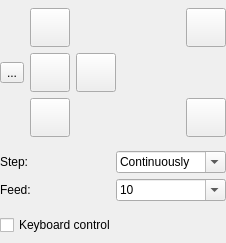
<?xml version="1.0" encoding="UTF-8"?>
<ui version="4.0">
 <class>widgetJog</class>
 <widget class="QWidget" name="widgetJog">
  <property name="geometry">
   <rect>
    <x>0</x>
    <y>0</y>
    <width>226</width>
    <height>243</height>
   </rect>
  </property>
  <property name="sizePolicy">
   <sizepolicy hsizetype="Minimum" vsizetype="Minimum">
    <horstretch>0</horstretch>
    <verstretch>0</verstretch>
   </sizepolicy>
  </property>
  <property name="windowTitle">
   <string>Form</string>
  </property>
  <layout class="QVBoxLayout" name="verticalLayout">
   <property name="sizeConstraint">
    <enum>QLayout::SetMinimumSize</enum>
   </property>
   <property name="leftMargin">
    <number>0</number>
   </property>
   <property name="topMargin">
    <number>0</number>
   </property>
   <property name="rightMargin">
    <number>0</number>
   </property>
   <property name="bottomMargin">
    <number>0</number>
   </property>
   <item>
    <layout class="QGridLayout" name="gridLayout_3">
     <item row="2" column="2">
      <widget class="StyledToolButton" name="cmdXPlus">
       <property name="sizePolicy">
        <sizepolicy hsizetype="Fixed" vsizetype="Fixed">
         <horstretch>0</horstretch>
         <verstretch>0</verstretch>
        </sizepolicy>
       </property>
       <property name="toolTip">
        <string>X+</string>
       </property>
       <property name="text">
        <string/>
       </property>
       <property name="icon">
        <iconset resource="../../images.qrc">
         <normaloff>:/images/1401562173_chevron-right.png</normaloff>:/images/1401562173_chevron-right.png</iconset>
       </property>
       <property name="iconSize">
        <size>
         <width>32</width>
         <height>32</height>
        </size>
       </property>
       <property name="adjustSize" stdset="0">
        <bool>true</bool>
       </property>
      </widget>
     </item>
     <item row="2" column="0">
      <widget class="StyledToolButton" name="cmdXMinus">
       <property name="sizePolicy">
        <sizepolicy hsizetype="Fixed" vsizetype="Fixed">
         <horstretch>0</horstretch>
         <verstretch>0</verstretch>
        </sizepolicy>
       </property>
       <property name="toolTip">
        <string>X-</string>
       </property>
       <property name="text">
        <string>...</string>
       </property>
       <property name="icon">
        <iconset resource="../../images.qrc">
         <normaloff>:/images/1401561986_chevron-left.png</normaloff>:/images/1401561986_chevron-left.png</iconset>
       </property>
       <property name="iconSize">
        <size>
         <width>32</width>
         <height>32</height>
        </size>
       </property>
       <property name="adjustSize" stdset="0">
        <bool>true</bool>
       </property>
      </widget>
     </item>
     <item row="3" column="1">
      <widget class="StyledToolButton" name="cmdYMinus">
       <property name="sizePolicy">
        <sizepolicy hsizetype="Fixed" vsizetype="Fixed">
         <horstretch>0</horstretch>
         <verstretch>0</verstretch>
        </sizepolicy>
       </property>
       <property name="toolTip">
        <string>Y-</string>
       </property>
       <property name="text">
        <string/>
       </property>
       <property name="icon">
        <iconset resource="../../images.qrc">
         <normaloff>:/images/1401562173_chevron-down.png</normaloff>:/images/1401562173_chevron-down.png</iconset>
       </property>
       <property name="iconSize">
        <size>
         <width>32</width>
         <height>32</height>
        </size>
       </property>
       <property name="adjustSize" stdset="0">
        <bool>true</bool>
       </property>
      </widget>
     </item>
     <item row="3" column="3">
      <layout class="QHBoxLayout" name="horizontalLayout_8">
       <item>
        <spacer name="horizontalSpacer_2">
         <property name="orientation">
          <enum>Qt::Horizontal</enum>
         </property>
         <property name="sizeHint" stdset="0">
          <size>
           <width>20</width>
           <height>20</height>
          </size>
         </property>
        </spacer>
       </item>
       <item>
        <widget class="StyledToolButton" name="cmdZMinus">
         <property name="sizePolicy">
          <sizepolicy hsizetype="Fixed" vsizetype="Fixed">
           <horstretch>0</horstretch>
           <verstretch>0</verstretch>
          </sizepolicy>
         </property>
         <property name="toolTip">
          <string>Z-</string>
         </property>
         <property name="text">
          <string/>
         </property>
         <property name="icon">
          <iconset resource="../../images.qrc">
           <normaloff>:/images/1401562699_icon-arrow-down-b.png</normaloff>:/images/1401562699_icon-arrow-down-b.png</iconset>
         </property>
         <property name="iconSize">
          <size>
           <width>32</width>
           <height>32</height>
          </size>
         </property>
         <property name="adjustSize" stdset="0">
          <bool>true</bool>
         </property>
        </widget>
       </item>
      </layout>
     </item>
     <item row="2" column="1">
      <widget class="StyledToolButton" name="cmdStop">
       <property name="sizePolicy">
        <sizepolicy hsizetype="Fixed" vsizetype="Fixed">
         <horstretch>0</horstretch>
         <verstretch>0</verstretch>
        </sizepolicy>
       </property>
       <property name="toolTip">
        <string>Stop</string>
       </property>
       <property name="text">
        <string/>
       </property>
       <property name="icon">
        <iconset resource="../../images.qrc">
         <normaloff>:/images/brake.png</normaloff>:/images/brake.png</iconset>
       </property>
       <property name="iconSize">
        <size>
         <width>32</width>
         <height>32</height>
        </size>
       </property>
       <property name="adjustSize" stdset="0">
        <bool>true</bool>
       </property>
      </widget>
     </item>
     <item row="0" column="3">
      <layout class="QHBoxLayout" name="horizontalLayout_6">
       <item>
        <spacer name="horizontalSpacer">
         <property name="orientation">
          <enum>Qt::Horizontal</enum>
         </property>
         <property name="sizeHint" stdset="0">
          <size>
           <width>20</width>
           <height>20</height>
          </size>
         </property>
        </spacer>
       </item>
       <item>
        <widget class="StyledToolButton" name="cmdZPlus">
         <property name="sizePolicy">
          <sizepolicy hsizetype="Fixed" vsizetype="Fixed">
           <horstretch>0</horstretch>
           <verstretch>0</verstretch>
          </sizepolicy>
         </property>
         <property name="toolTip">
          <string>Z+</string>
         </property>
         <property name="text">
          <string/>
         </property>
         <property name="icon">
          <iconset resource="../../images.qrc">
           <normaloff>:/images/1401562699_icon-arrow-up-b.png</normaloff>:/images/1401562699_icon-arrow-up-b.png</iconset>
         </property>
         <property name="iconSize">
          <size>
           <width>32</width>
           <height>32</height>
          </size>
         </property>
         <property name="adjustSize" stdset="0">
          <bool>true</bool>
         </property>
        </widget>
       </item>
      </layout>
     </item>
     <item row="0" column="1">
      <widget class="StyledToolButton" name="cmdYPlus">
       <property name="sizePolicy">
        <sizepolicy hsizetype="Fixed" vsizetype="Fixed">
         <horstretch>0</horstretch>
         <verstretch>0</verstretch>
        </sizepolicy>
       </property>
       <property name="toolTip">
        <string>Y+</string>
       </property>
       <property name="text">
        <string/>
       </property>
       <property name="icon">
        <iconset resource="../../images.qrc">
         <normaloff>:/images/1401562173_chevron-up.png</normaloff>:/images/1401562173_chevron-up.png</iconset>
       </property>
       <property name="iconSize">
        <size>
         <width>32</width>
         <height>32</height>
        </size>
       </property>
       <property name="adjustSize" stdset="0">
        <bool>true</bool>
       </property>
      </widget>
     </item>
    </layout>
   </item>
   <item>
    <layout class="QGridLayout" name="gridLayout_2">
     <item row="0" column="0">
      <widget class="QLabel" name="label_20">
       <property name="text">
        <string>Step:</string>
       </property>
      </widget>
     </item>
     <item row="1" column="1">
      <widget class="ComboBoxKey" name="cboJogFeed">
       <property name="editable">
        <bool>true</bool>
       </property>
       <property name="insertPolicy">
        <enum>QComboBox::NoInsert</enum>
       </property>
       <item>
        <property name="text">
         <string>10</string>
        </property>
       </item>
       <item>
        <property name="text">
         <string>50</string>
        </property>
       </item>
       <item>
        <property name="text">
         <string>100</string>
        </property>
       </item>
       <item>
        <property name="text">
         <string>500</string>
        </property>
       </item>
       <item>
        <property name="text">
         <string>1000</string>
        </property>
       </item>
       <item>
        <property name="text">
         <string>2000</string>
        </property>
       </item>
      </widget>
     </item>
     <item row="1" column="0">
      <widget class="QLabel" name="label_22">
       <property name="text">
        <string>Feed:</string>
       </property>
      </widget>
     </item>
     <item row="0" column="1">
      <widget class="ComboBoxKey" name="cboJogStep">
       <property name="editable">
        <bool>true</bool>
       </property>
       <property name="insertPolicy">
        <enum>QComboBox::NoInsert</enum>
       </property>
       <item>
        <property name="text">
         <string>Continuously</string>
        </property>
       </item>
       <item>
        <property name="text">
         <string>0.01</string>
        </property>
       </item>
       <item>
        <property name="text">
         <string>0.1</string>
        </property>
       </item>
       <item>
        <property name="text">
         <string>1</string>
        </property>
       </item>
       <item>
        <property name="text">
         <string>5</string>
        </property>
       </item>
       <item>
        <property name="text">
         <string>10</string>
        </property>
       </item>
       <item>
        <property name="text">
         <string>100</string>
        </property>
       </item>
      </widget>
     </item>
    </layout>
   </item>
   <item>
    <widget class="QCheckBox" name="chkKeyboardControl">
     <property name="text">
      <string>Keyboard control</string>
     </property>
    </widget>
   </item>
  </layout>
 </widget>
 <customwidgets>
  <customwidget>
   <class>StyledToolButton</class>
   <extends>QToolButton</extends>
   <header>styledtoolbutton.h</header>
  </customwidget>
  <customwidget>
   <class>ComboBoxKey</class>
   <extends>QComboBox</extends>
   <header>widgets/comboboxkey.h</header>
  </customwidget>
 </customwidgets>
 <resources>
  <include location="../../images.qrc"/>
 </resources>
 <connections>
  <connection>
   <sender>cmdYPlus</sender>
   <signal>pressed()</signal>
   <receiver>widgetJog</receiver>
   <slot>onCmdYPlusPressed()</slot>
   <hints>
    <hint type="sourcelabel">
     <x>80</x>
     <y>32</y>
    </hint>
    <hint type="destinationlabel">
     <x>6</x>
     <y>26</y>
    </hint>
   </hints>
  </connection>
  <connection>
   <sender>cmdYPlus</sender>
   <signal>released()</signal>
   <receiver>widgetJog</receiver>
   <slot>onCmdYPlusReleased()</slot>
   <hints>
    <hint type="sourcelabel">
     <x>75</x>
     <y>30</y>
    </hint>
    <hint type="destinationlabel">
     <x>112</x>
     <y>121</y>
    </hint>
   </hints>
  </connection>
  <connection>
   <sender>cmdZPlus</sender>
   <signal>pressed()</signal>
   <receiver>widgetJog</receiver>
   <slot>onCmdZPlusPressed()</slot>
   <hints>
    <hint type="sourcelabel">
     <x>200</x>
     <y>32</y>
    </hint>
    <hint type="destinationlabel">
     <x>215</x>
     <y>1</y>
    </hint>
   </hints>
  </connection>
  <connection>
   <sender>cmdZPlus</sender>
   <signal>released()</signal>
   <receiver>widgetJog</receiver>
   <slot>onCmdZPlusReleased()</slot>
   <hints>
    <hint type="sourcelabel">
     <x>185</x>
     <y>35</y>
    </hint>
    <hint type="destinationlabel">
     <x>185</x>
     <y>4</y>
    </hint>
   </hints>
  </connection>
  <connection>
   <sender>cmdZMinus</sender>
   <signal>pressed()</signal>
   <receiver>widgetJog</receiver>
   <slot>onCmdZMinusPressed()</slot>
   <hints>
    <hint type="sourcelabel">
     <x>205</x>
     <y>107</y>
    </hint>
    <hint type="destinationlabel">
     <x>221</x>
     <y>86</y>
    </hint>
   </hints>
  </connection>
  <connection>
   <sender>cmdZMinus</sender>
   <signal>released()</signal>
   <receiver>widgetJog</receiver>
   <slot>onCmdZMinusReleased()</slot>
   <hints>
    <hint type="sourcelabel">
     <x>184</x>
     <y>137</y>
    </hint>
    <hint type="destinationlabel">
     <x>223</x>
     <y>66</y>
    </hint>
   </hints>
  </connection>
  <connection>
   <sender>cmdXMinus</sender>
   <signal>pressed()</signal>
   <receiver>widgetJog</receiver>
   <slot>onCmdXMinusPressed()</slot>
   <hints>
    <hint type="sourcelabel">
     <x>30</x>
     <y>82</y>
    </hint>
    <hint type="destinationlabel">
     <x>12</x>
     <y>3</y>
    </hint>
   </hints>
  </connection>
  <connection>
   <sender>cmdXMinus</sender>
   <signal>released()</signal>
   <receiver>widgetJog</receiver>
   <slot>onCmdXMinusReleased()</slot>
   <hints>
    <hint type="sourcelabel">
     <x>18</x>
     <y>77</y>
    </hint>
    <hint type="destinationlabel">
     <x>5</x>
     <y>58</y>
    </hint>
   </hints>
  </connection>
  <connection>
   <sender>cmdXPlus</sender>
   <signal>pressed()</signal>
   <receiver>widgetJog</receiver>
   <slot>onCmdXPlusPressed()</slot>
   <hints>
    <hint type="sourcelabel">
     <x>120</x>
     <y>76</y>
    </hint>
    <hint type="destinationlabel">
     <x>136</x>
     <y>3</y>
    </hint>
   </hints>
  </connection>
  <connection>
   <sender>cmdXPlus</sender>
   <signal>released()</signal>
   <receiver>widgetJog</receiver>
   <slot>onCmdXPlusReleased()</slot>
   <hints>
    <hint type="sourcelabel">
     <x>138</x>
     <y>71</y>
    </hint>
    <hint type="destinationlabel">
     <x>110</x>
     <y>6</y>
    </hint>
   </hints>
  </connection>
  <connection>
   <sender>cmdYMinus</sender>
   <signal>pressed()</signal>
   <receiver>widgetJog</receiver>
   <slot>onCmdYMinusPressed()</slot>
   <hints>
    <hint type="sourcelabel">
     <x>64</x>
     <y>116</y>
    </hint>
    <hint type="destinationlabel">
     <x>6</x>
     <y>120</y>
    </hint>
   </hints>
  </connection>
  <connection>
   <sender>cmdYMinus</sender>
   <signal>released()</signal>
   <receiver>widgetJog</receiver>
   <slot>onCmdYMinusReleased()</slot>
   <hints>
    <hint type="sourcelabel">
     <x>83</x>
     <y>136</y>
    </hint>
    <hint type="destinationlabel">
     <x>7</x>
     <y>97</y>
    </hint>
   </hints>
  </connection>
  <connection>
   <sender>chkKeyboardControl</sender>
   <signal>toggled(bool)</signal>
   <receiver>widgetJog</receiver>
   <slot>onChkKeyboardControlToggled(bool)</slot>
   <hints>
    <hint type="sourcelabel">
     <x>64</x>
     <y>228</y>
    </hint>
    <hint type="destinationlabel">
     <x>4</x>
     <y>216</y>
    </hint>
   </hints>
  </connection>
  <connection>
   <sender>cmdStop</sender>
   <signal>clicked()</signal>
   <receiver>widgetJog</receiver>
   <slot>onCmdStopClicked()</slot>
   <hints>
    <hint type="sourcelabel">
     <x>66</x>
     <y>78</y>
    </hint>
    <hint type="destinationlabel">
     <x>58</x>
     <y>144</y>
    </hint>
   </hints>
  </connection>
 </connections>
 <slots>
  <slot>onCmdYPlusPressed()</slot>
  <slot>onCmdYPlusReleased()</slot>
  <slot>onCmdYMinusPressed()</slot>
  <slot>onCmdYMinusReleased()</slot>
  <slot>onCmdXPlusPressed()</slot>
  <slot>onCmdXPlusReleased()</slot>
  <slot>onCmdXMinusPressed()</slot>
  <slot>onCmdXMinusReleased()</slot>
  <slot>onCmdZPlusPressed()</slot>
  <slot>onCmdZPlusReleased()</slot>
  <slot>onCmdZMinusPressed()</slot>
  <slot>onCmdZMinusReleased()</slot>
  <slot>onChkKeyboardControlToggled(bool)</slot>
  <slot>onCmdStopClicked()</slot>
 </slots>
</ui>
